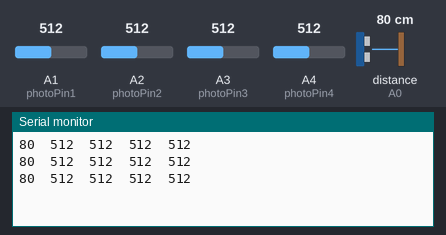
Bench run of a sketch on a simulated Arduino Uno, built with avr-gcc and run on an emulated ATmega328P. Shown: the last lines printed to the serial monitor. The inputs (shaded band) are chosen by the test bench; at power-on: distance to the obstacle (sensor on A0) 80 cm, A1 (photoPin1) = 512, A2 (photoPin2) = 512, A3 (photoPin3) = 512, A4 (photoPin4) = 512.

Above: at 1.3 s.
1.4 s: distance to the obstacle (sensor on A0) set to 2 cm
At 2.0 s:
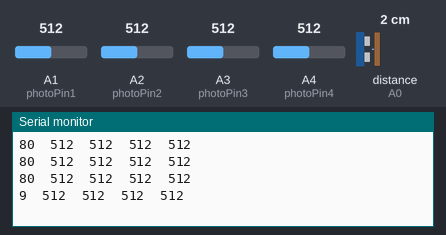
2.9 s: A1 (photoPin1) set to 716
At 3.5 s:
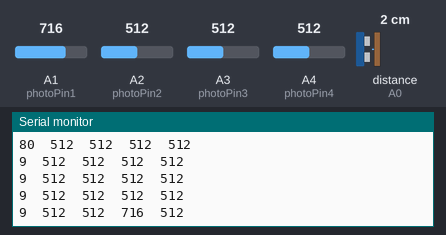
4.4 s: A2 (photoPin2) set to 716
At 5.1 s:
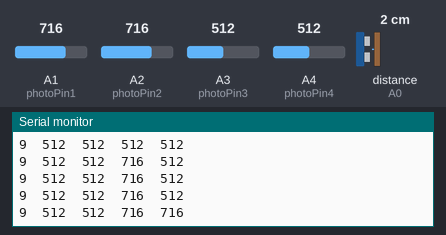
5.9 s: A3 (photoPin3) set to 716
At 5.9 s:
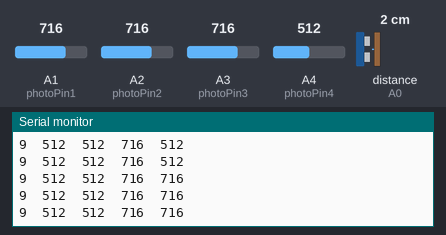
7.4 s: A4 (photoPin4) set to 716
At 7.4 s:
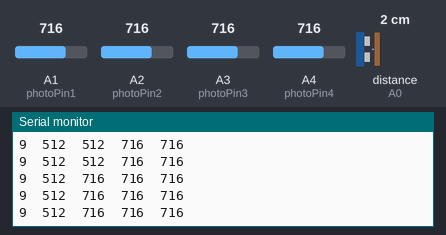
8.9 s: distance to the obstacle (sensor on A0) set to 18 cm
At 9.3 s:
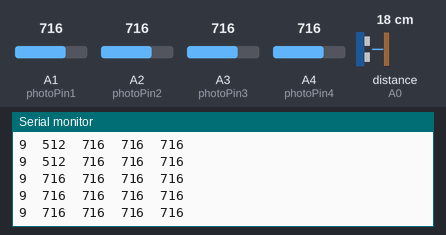
Timing chart, 0 to 11.9 s (numbered marks = the images above; inputs shaded):
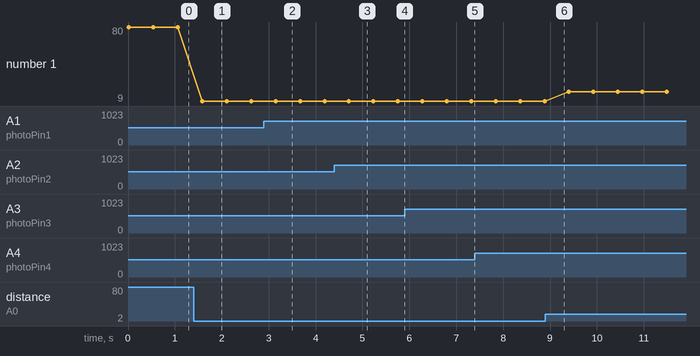

The sketch:

PicsWorld_pc.ino
```cpp
// DISTANCE SENSOR
//const int distPin0 = A0;
//int distPin0Val;
//float newDistPin0Val;

#include <SharpIR.h>
#define ir A0
#define model 1080

SharpIR SharpIR(ir, model);

// PHOTOCELLS
const int photoPin1 = A1;
const int photoPin2 = A2;
const int photoPin3 = A3;
const int photoPin4 = A4;

int photoPin1Val;
int photoPin2Val;
int photoPin3Val;
int photoPin4Val;

void setup() {
  Serial.begin(9600);
}

void loop() {
  // DISTANCE
  // distPin0Val = analogRead(distPin0);
  // newDistPin0Val = map(distPin0Val, 600, 0, 0, 20);

  int dis = SharpIR.distance();

  // PHOTOCELL
  photoPin1Val = analogRead(photoPin1);
  photoPin2Val = analogRead(photoPin2);
  photoPin3Val = analogRead(photoPin3);
  photoPin4Val = analogRead(photoPin4);

  // SERIAL PRINTS
  //  Serial.print(distPin0Val);
  //  Serial.print(newDistPin0Val);

  Serial.print(dis);
  Serial.print("\t");

  // WALL 1
  Serial.print(photoPin4Val);
  Serial.print("\t");

  // WALL 2
  Serial.print(photoPin3Val);
  Serial.print("\t");

  // WALL 3
  Serial.print(photoPin1Val);
  Serial.print("\t");

  // WALL 4
  Serial.println(photoPin2Val);
  delay(500);
}


// void map(value, istart, istop, ostart, ostop) {
// return ostart + (ostop - ostart) * ((value - istart) / (istop - istart));
//}
```

Measured:
- after the input at 1.4 s, the serial monitor: prints a new line after 0.18 s (image 1)
- after the input at 2.9 s, the serial monitor: prints a new line after 0.25 s (image 2)
- after the input at 4.4 s, the serial monitor: prints a new line after 0.31 s (image 3)
- plotted number 1: 80 → 9 after the input at 1.4 s, 9 → 18 after the input at 8.9 s
